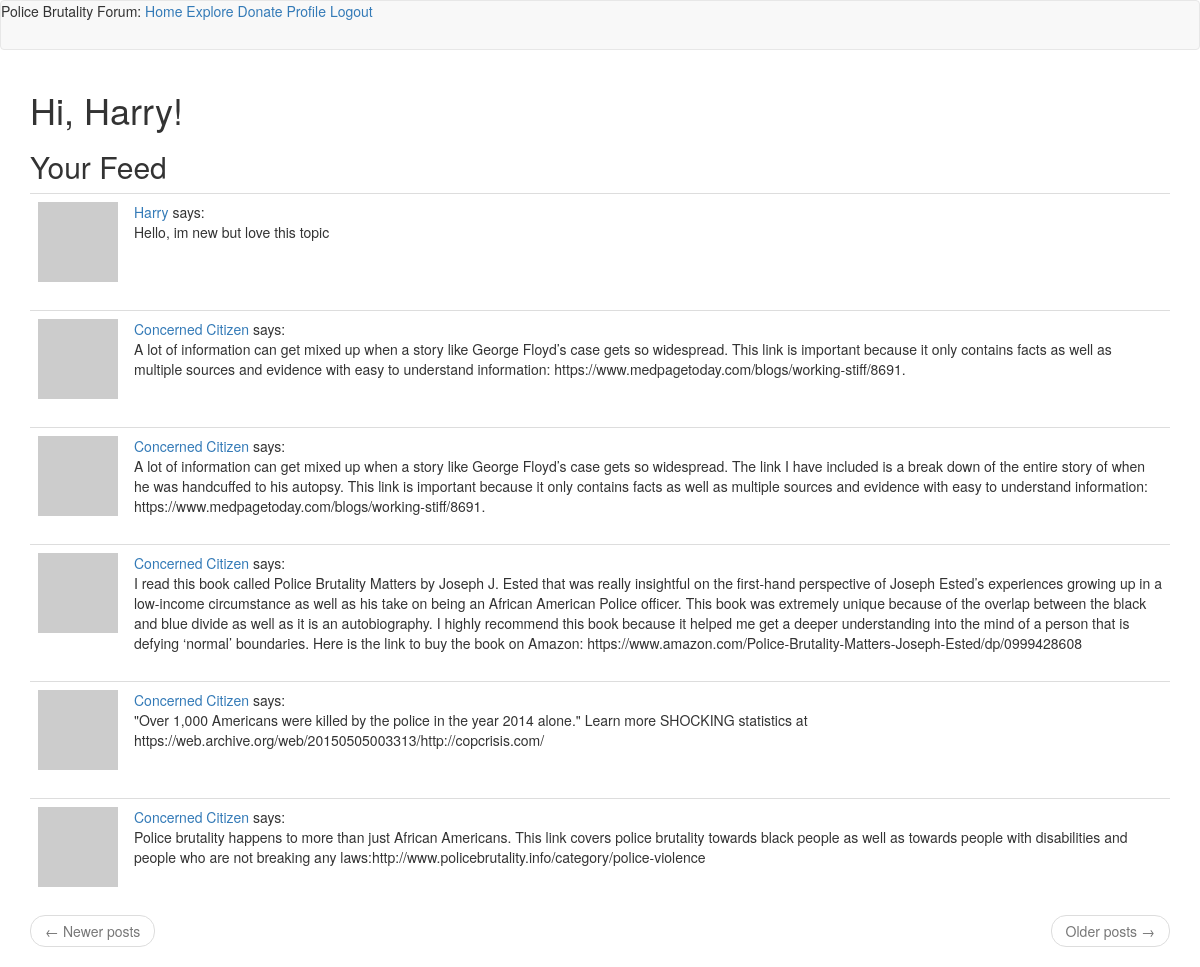
The page /index (signed in) on the database its author committed.
### app/models.py (models this page shows, shortened)
class User(UserMixin, db.Model):
    id = db.Column(db.Integer, primary_key=True)
    username = db.Column(db.String(64), index=True, unique=True)
    email = db.Column(db.String(120), index=True, unique=True)
    password_hash = db.Column(db.String(128))
    posts = db.relationship('Post', backref='author', lazy='dynamic')
    about_me = db.Column(db.String(140))
    last_seen = db.Column(db.DateTime, default=datetime.utcnow)
    def avatar(self, size):
        digest = md5(self.email.lower().encode('utf-8')).hexdigest()
        return 'https://www.gravatar.com/avatar/{}?d=identicon&s={}'.format(digest, size)
    def followed_posts(self):
        followed = Post.query.join(
            followers, (followers.c.followed_id==Post.user_id)).filter(
                followers.c.follower_id==self.id)
        own = Post.query.filter_by(user_id=self.id)
        return followed.union(own).order_by(Post.timestamp.desc())
    followed = db.relationship(
        'User', secondary=followers,
        primaryjoin=(followers.c.follower_id == id),
        secondaryjoin=(followers.c.followed_id == id),
        backref=db.backref('followers', lazy='dynamic'), lazy='dynamic')

class Post(db.Model):
    id = db.Column(db.Integer, primary_key=True)
    body = db.Column(db.String(5000))
    timestamp = db.Column(db.DateTime, index=True, default=datetime.utcnow)
    user_id = db.Column(db.Integer, db.ForeignKey('user.id'))

### app/routes.py (the view)
@app.route('/',methods=['GET','POST'])
@app.route('/index',methods=['GET','POST'])
@login_required
def index():
    page = request.args.get('page',1,type=int)
    posts = current_user.followed_posts().paginate(page,app.config['POSTS_PER_PAGE'],False)
    next_url = url_for('index',page=posts.next_num)\
        if posts.has_next else None
    prev_url = url_for('index', page=posts.prev_num) \
        if posts.has_prev else None
    return render_template('index.html', title='Home',posts=posts.items,next_url=next_url,prev_url=prev_url,numb=0)

### app/models.py (called while the page is built)
@login.user_loader
def load_user(id):
    return User.query.get(int(id))

### app/routes.py (called while the page is built)
@app.before_request
def before_request():
    if current_user.is_authenticated:
        current_user.last_seen = datetime.utcnow()
        db.session.commit()

### app/templates/index.html
{% extends "base.html" %}
{% block app_content %}
    {%if current_user.is_anonymous%}
    <h1>Welcome Anonymous User</h1>
    {%else%}
    <h1>Hi, {{ current_user.username }}!</h1>
    {%endif%}
    <h2>Your Feed</h2>
    {% for post in posts %}
        {%include '_post.html'%}
    {% endfor %}
    <nav aria-label="...">
        <ul class="pager">
            <li class="previous{% if not prev_url %} disabled{% endif %}">
                <a href="{{ prev_url or '#' }}">
                    <span aria-hidden="true">&larr;</span> Newer posts
                </a>
            </li>
            <li class="next{% if not next_url %} disabled{% endif %}">
                <a href="{{ next_url or '#' }}">
                    Older posts <span aria-hidden="true">&rarr;</span>
                </a>
            </li>
        </ul>
    </nav>
{% endblock %}

### app/templates/_post.html
<table class="table table-hover">
    <tr>
        <td width="70px">
            <a href="{{ url_for('user', username=post.author.username) }}"><img src="{{ post.author.avatar(70) }}" /></a>
        </td>
        <td>
            <a href="{{ url_for('user', username=post.author.username) }}">{{ post.author.username }}</a>
            says:<br>
            {{ post.body }}
        </td>
    </tr>
</table>

### rows shown on the page
User: username "Harry"
Post: author.username "Harry", body "Hello, im new but love this topic"
Post: author.username "Concerned Citizen", body "A lot of information can get mixed up when a story like George Floyd’s case gets so widespread. This link is important because it only contains facts as well as multiple sources and evidence with easy to understand information: https://www.medpagetoday.com/blogs/working-stiff/8691."
Post: author.username "Concerned Citizen", body "A lot of information can get mixed up when a story like George Floyd’s case gets so widespread. The link I have included is a break down of the entire story of when he was handcuffed to his autopsy. This link is important because it only contains facts as well as multiple sources and evidence with easy to understand information: https://www.medpagetoday.com/blogs/working-stiff/8691."
Post: author.username "Concerned Citizen", body "I read this book called Police Brutality Matters by Joseph J. Ested that was really insightful on the first-hand perspective of Joseph Ested’s experiences growing up in a low-income circumstance as well as his take on being an African American Police officer. This book was extremely unique because of the overlap between the black and blue divide as well as it is an autobiography. I highly recommend this book because it helped me get a deeper understanding into the mind of a person that is defying ‘normal’ boundaries. Here is the link to buy the book on Amazon: https://www.amazon.com/Police-Brutality-Matters-Joseph-Ested/dp/0999428608"
Post: author.username "Concerned Citizen", body "\"Over 1,000 Americans were killed by the police in the year 2014 alone.\" Learn more SHOCKING statistics at https://web.archive.org/web/20150505003313/http://copcrisis.com/"
Post: author.username "Concerned Citizen", body "Police brutality happens to more than just African Americans. This link covers police brutality towards black people as well as towards people with disabilities and people who are not breaking any laws:http://www.policebrutality.info/category/police-violence"
